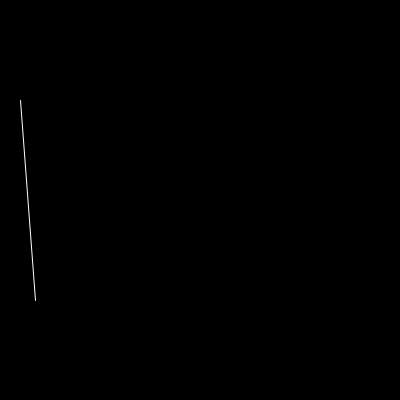
Frame 1 (no input)
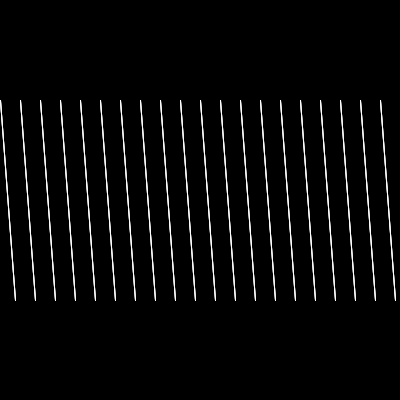
Frame 60 (the mouse pressed at the canvas centre just before this capture)
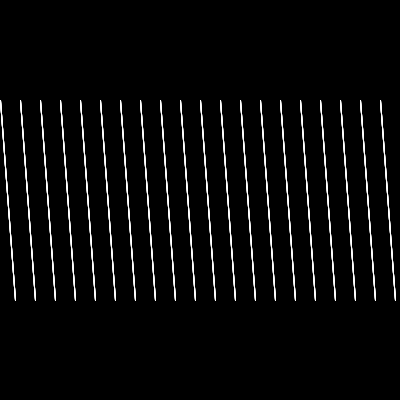
Frame 120 (the mouse held since frame 60 and released just before this capture)

The Processing sketch that drew these frames (run headless with seeded random() and noise(); from frame 60 on, the mouse is pressed at the canvas centre):

// Processing sketch: processing_64358
// ── processing_64358.pde

float x_value;
int colorRed = 255;
int colorGreen = 255;
int colorBlue = 255;


void setup() {
  size(400, 400);
  background(0);
  stroke(255);
}

void draw() {
  if(keyPressed == true) {

  if (key == 'x') {
      colorRed -= 5;
      colorGreen -= 5;
      colorBlue -= 5;
    }
    if (key == 'r') {
      colorRed += 5;
    }
    if (key == 'g') {
      colorGreen += 5;
    }
    if (key == 'b') {
      colorBlue += 5;
    }
  }

  stroke(colorRed, colorGreen, colorBlue);
  x_value = (x_value+20) % 400;
  line(x_value, 100, x_value+15, 300);
}
